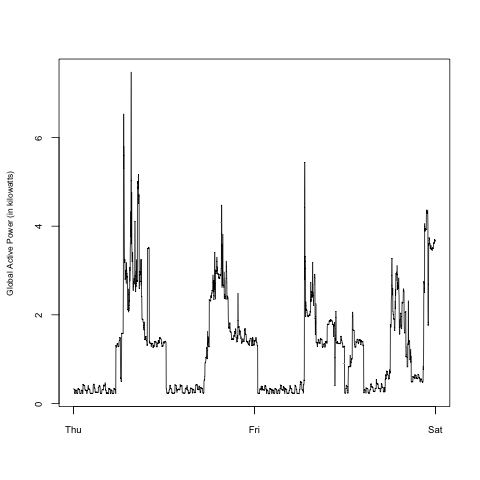

Here is the R script that generated this plot:
source("load_data.r")
plot(data$time, data$global_active_power,
     type="l", xlab="", ylab="Global Active Power (in kilowatts)",
     cex.lab=0.7, cex.axis=0.8)
dev.copy(png,'plot2.png',  width = 480, height = 480)
dev.off()
